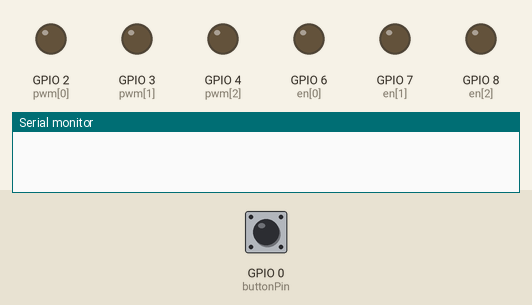
Simulated run of this sketch. Board: ESP32. Shown: output pins drawn as LEDs (lit = HIGH), the last lines printed to the serial monitor. The test bench sets the inputs (shaded band); at power-on: GPIO 0 (buttonPin) HIGH.

Above: at 1.2 s.
1.3 s: GPIO 0 (buttonPin) pulled LOW for 0.15 s
At 1.8 s:
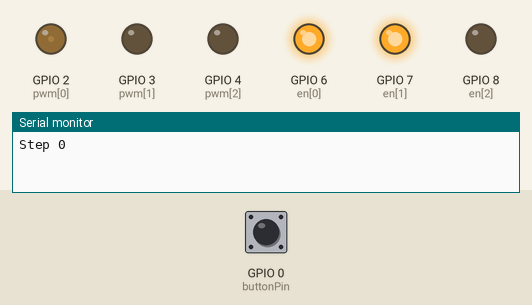
2.9 s: GPIO 0 (buttonPin) pulsed LOW 5 times (0.12 s each, 0.3 s apart)
At 5.2 s:
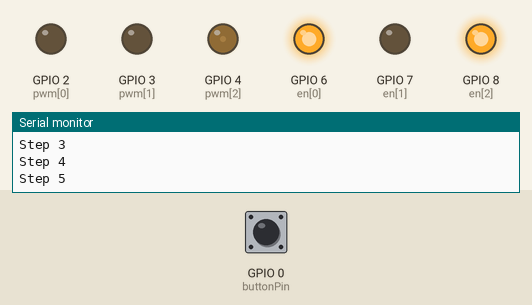
5.9 s: GPIO 0 (buttonPin) pulled LOW for 1 s
At 6.5 s:
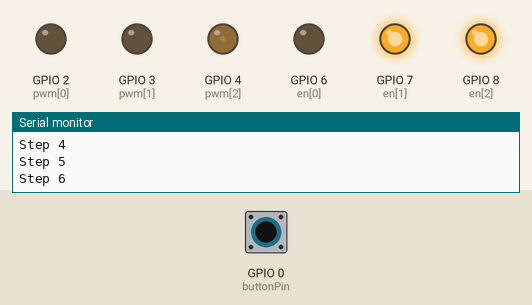
Timing chart, 0 to 8.9 s (numbered marks = the images above; inputs shaded):
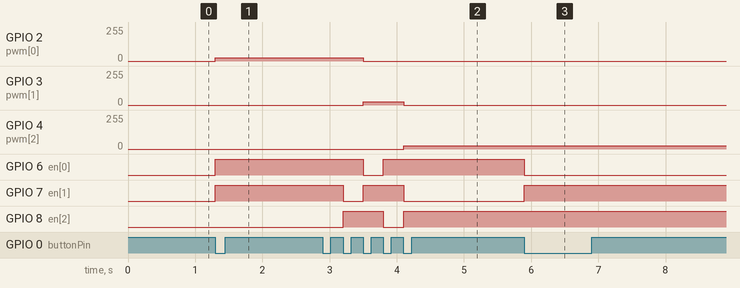

Measured:
- after the input at 1.3 s, GPIO 2 (pwm[0]): 0/255 → 25/255 at once; GPIO 6 (en[0]), GPIO 7 (en[1]): LOW → HIGH at once
- after the input at 2.9 s, GPIO 2 (pwm[0]): 25/255 → 0/255 after 0.60 s; GPIO 3 (pwm[1]): 0/255 → 25/255 after 0.60 s, → 0/255 0.60 s later; GPIO 4 (pwm[2]): 0/255 → 25/255 after 1.2 s; GPIO 6 (en[0]): HIGH → LOW after 0.60 s, → HIGH 0.30 s later; GPIO 7 (en[1]): HIGH → LOW after 0.30 s, → HIGH 0.30 s later, → LOW 0.60 s later
- after the input at 5.9 s, GPIO 6 (en[0]): HIGH → LOW at once; GPIO 7 (en[1]): LOW → HIGH at once

The sketch:

6543.ino
```cpp
const int buttonPin = 0;
const int pwm[3] = {2,3,4}; //GPIO{4,3,2}
const int en[3] = {6,7,8};
const int pwmChannel[3] = {0,1,2}; //PWM channels (0-15)

const int PWMResolution = 10; //1-16 bits (10 bits = 1024 bins)
const int MAX_DUTY_CYCLE = (int)(pow(2, PWMResolution) - 1);

boolean steadyState = false;
boolean transientState = false;
boolean buttonState;

int phase = 0;
int increment;
int p = 0;
int step = 0;
int dutyCycle = (int) (0.1*MAX_DUTY_CYCLE);

unsigned long debounceTime = 50;
unsigned long lastDebounceTime = 0;

/*Frequency: max 40MHz*/
const int PWMFreq = 20000; //5 KHz

const int d = 500;

boolean state = false;

void setup()
{
  /*Setup enable pins*/
  for(int i=0; i<3; i++)
  {
    pinMode(en[i], OUTPUT);
    digitalWrite(en[i], LOW);
    ledcSetup(pwmChannel[i], PWMFreq, PWMResolution); ///*Initialize channel*/
    ledcAttachPin(pwm[i], pwmChannel[i]); ///* Route PWM channel signal to GPIO pins */
  }

  pinMode(buttonPin, INPUT_PULLUP);

  Serial.begin(9600);
}

void loop() {
  buttonState = digitalRead(buttonPin);

  // First check if in transient state
  if(state != transientState){
    lastDebounceTime = millis();
    transientState = state;
  }

  // if enough time has passed then we're at steady state
  if((millis() - lastDebounceTime) > debounceTime){
    if(state == HIGH && buttonState == LOW){
      //button is pressed
      Serial.println("Step " + String(step));
      // Go through steps
      if(step == 0){
        digitalWrite(en[1], HIGH);
        digitalWrite(en[0], HIGH);
        ledcWrite(pwmChannel[0], dutyCycle);
        //step++;
      }
      else if(step == 1){
        digitalWrite(en[2], LOW);
        ledcWrite(pwmChannel[2], 0);

        digitalWrite(en[0], HIGH);
        ledcWrite(pwmChannel[0], dutyCycle);
      }
      else if(step == 2){
        digitalWrite(en[1], LOW);

        digitalWrite(en[2], HIGH);
      }
      else if(step == 3){
        digitalWrite(en[0], LOW);
        ledcWrite(pwmChannel[0], 0);

        digitalWrite(en[1], HIGH);
        ledcWrite(pwmChannel[1], dutyCycle);
      }
      else if(step == 4){
        digitalWrite(en[2], LOW);

        digitalWrite(en[0], HIGH);
      }
      else if(step == 5){
        digitalWrite(en[1], LOW);
        ledcWrite(pwmChannel[1], 0);

        digitalWrite(en[2], HIGH);
        ledcWrite(pwmChannel[2], dutyCycle);
      }
      else{
        digitalWrite(en[0], LOW);
        digitalWrite(en[1], HIGH);
      }

      step++;
      if(step > 6) step = 1;
    }
    else if(state == LOW && buttonState == HIGH){
      //button is released
    }
  }

  state = buttonState;


}
```
